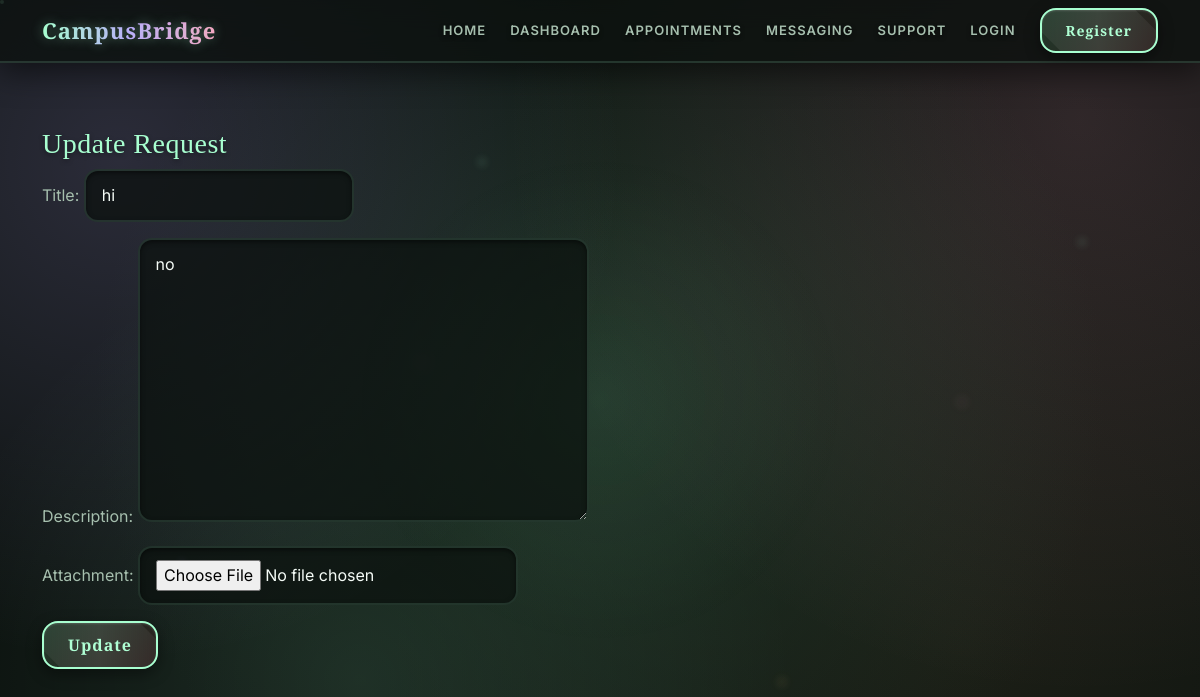
Page /support/request/update/2/ on the earlier database version.
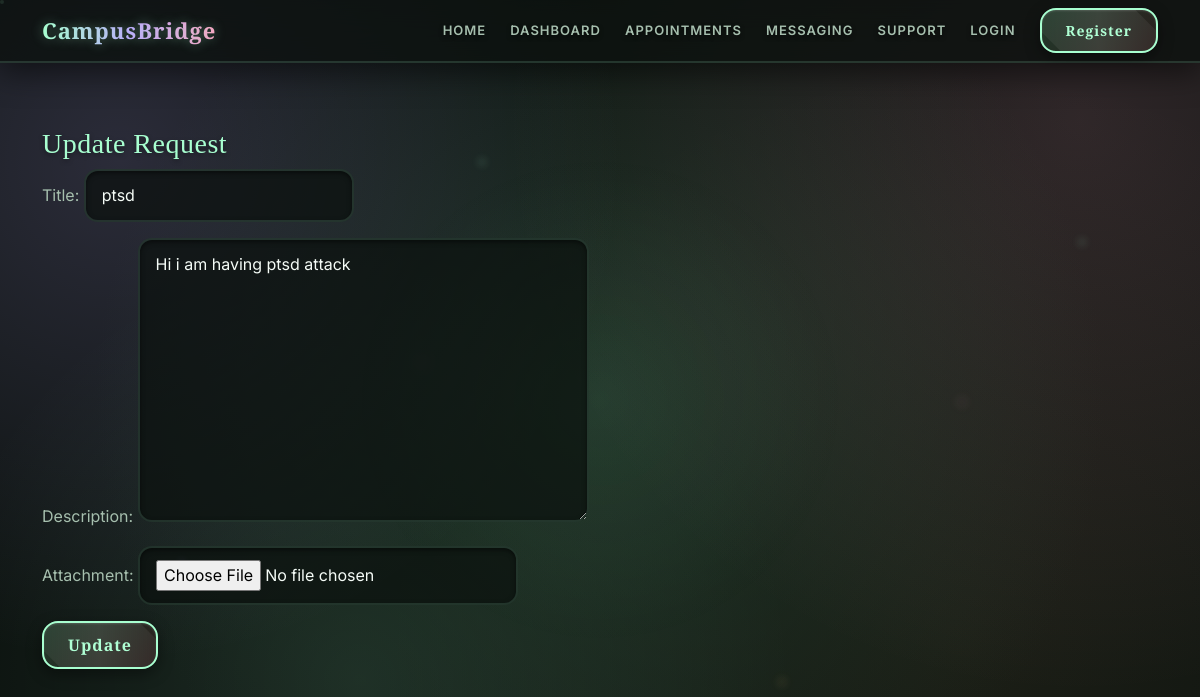
Same page on the later database version.
### support/models.py (models this page shows, shortened)
class SupportRequest(models.Model):
    anonymous_profile=models.ForeignKey(AnonymousProfile,on_delete=models.CASCADE)
    title=models.CharField(max_length=200)
    description=models.TextField()
    created_at=models.DateTimeField(auto_now_add=True)
    attachment = models.FileField(
        upload_to='support_files/',
        null=True,
        blank=True
    )
    class Meta:
        ordering = ['-created_at']

### support/views.py (the view)
# urls.py: path('request/update/<int:pk>/', update_request, name='update_request'),
def update_request(request, pk):
    obj = SupportRequest.objects.get(id=pk)
    form = SupportRequestForm(request.POST or None, request.FILES or None, instance=obj)
    if form.is_valid():
        form.save()
        return redirect('my_request')
    return render(request, 'support/update.html', {'form': form})

### support/forms.py
class SupportRequestForm(forms.ModelForm):
    class Meta:
        model = SupportRequest
        fields = ['title', 'description', 'attachment']

### templates/support/update.html (shortened to what this page needs)
{% extends 'base.html' %}
{% block content %}
<h3>Update Request</h3>
<form method="POST" enctype="multipart/form-data">
    {{ form.as_p }}
    <button type="submit" class="btn btn-primary">
        Update
    </button>
</form>
{% endblock %}

Differences in the rows shown:
changed SupportRequest: title "hi" → "ptsd"; description "no" → "Hi i am having ptsd attack"
